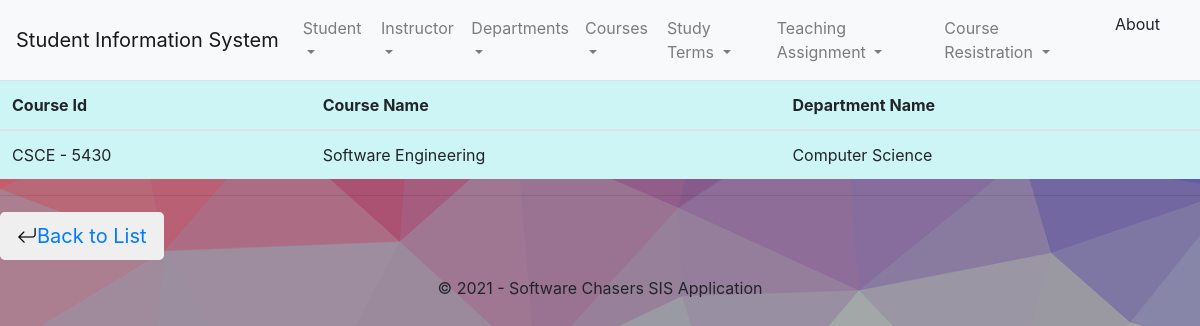
/course/details/1, run on the app's committed database.
### sisapp/models.py (models this page shows, shortened)
class Course(models.Model):
    id = models.AutoField(primary_key=True)
    course_id = models.CharField(max_length=16)
    course_name = models.CharField(max_length=32)
    course_dept_id = models.ForeignKey(Department, on_delete=models.CASCADE)

class Department(models.Model):
    department_id = models.IntegerField(primary_key=True)
    department_name = models.CharField(max_length=32)
    def __str__(self):
        return self.department_name

### sisapp/Views/courseViews.py (the view)
class CourseDetailView(DetailView):
    model = Course

### templates/course/course_list_item.html (shortened to what this page needs)
{% extends 'base.html' %}
{% block body_block %}
<table class="table table-hover">
<thead>
        <tr>
            <th scope="col">Course Id</th>
            <th scope="col">Course Name</th>
            <th scope="col">Department Name</th>
        </tr>
    </thead>
    <tr>
        <td>{{ course.course_id}}</td>
        <td>{{ course.course_name }}</td>
        <td>{{ course.course_dept_id }}</td>
    </tr>
</table>
    <hr/>
<button type="button" class="btn btn-default btn-lg">
  <span class="bi bi-arrow-return-left" aria-hidden="true"><a  href="{% url 'sisapp:course_list' %}" >Back to List</a></span>
</button>
{% endblock %}

### templates/base.html (style rules this page uses)
td,th { background: #CDF5F6; }
body { min-height: 80vh; height: auto !important; height: 100%; margin: 0 auto -60px; }

### data on the page
Course: course_id "CSCE - 5430", course_name "Software Engineering", course_dept_id "Computer Science"
